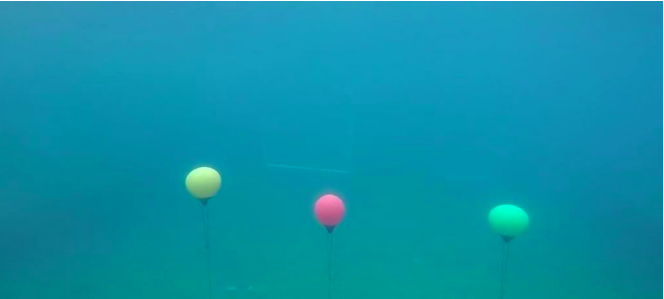
#> input picture task 1.jpg, 664 x 299 px, given in place of the camera
$ jupyter execute --allow-errors vedio.ipynb   (text cells are left out)
#> lines starting #> are read from the running program, lines starting #| are printed output that depends on the picture; after the words box and inside, x2 and y2 are one past the last pixel; in counts of white or black regions, pixels touching at a corner belong together; pictures that were not available may be replaced by others from this repository, and a replacement may not be noted
[cell 1]
import numpy as np
import cv2 as cv

cap = cv.VideoCapture(0)

while(True):
    ret, frame = cap.read()
#> frame is the input picture: shape (299, 664, 3); mean B, G, R 168.7, 145.3, 12
    gray = cv.cvtColor(frame, cv.COLOR_BGR2GRAY)
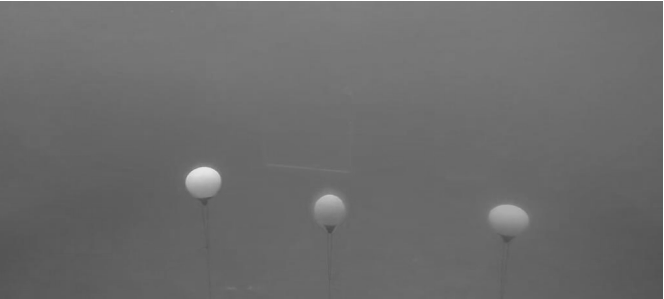
#> gray: shape (299, 664); min 76, max 255, mean 108.1

    cv.imshow('frame',frame)
    if cv.waitKey(1) & 0xFF == ord('q'):
#> (key q is pressed here)
        break

cap.release()
cv.destroyAllWindows()

[cell 2]
import numpy as np
import cv2 as cv
vid = cv.VideoCapture('/home/bhavya/Downloads/College.Romance.18+.S01.2019.1080p.NF.WEB-DL.DD+2.0.x264-Telly//College.Romance.S01E01.Episode.1.1080p.NF.WEB-DL.DD+2.0.x264-Telly.mkv')
while vid.isOpened():
    ret, frame = vid.read()
    if not ret:
        print("Can't receive frame (stream end?). Exiting ...")
        break
    # gray = cv.cvtColor(frame, cv.COLOR_BGR2GRAY)
    cv.imshow('frame', frame)
    if cv.waitKey(1) == ord('q'):
#> (key q is pressed here)
        break
vid.release()
cv.destroyAllWindows()

[cell 3]
import numpy as np
import cv2 as cv
vid = cv.VideoCapture('/home/bhavya/Downloads/College.Romance.18+.S01.2019.1080p.NF.WEB-DL.DD+2.0.x264-Telly//College.Romance.S01E01.Episode.1.1080p.NF.WEB-DL.DD+2.0.x264-Telly.mkv')
while vid.isOpened():
    ret, frame = vid.read()
    cad = cv.resize(frame, (600, 400))
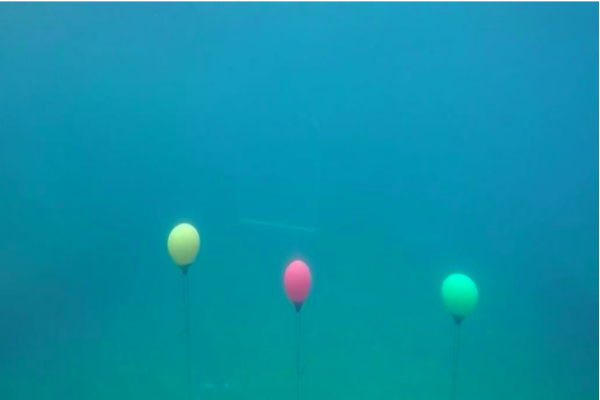
#> cad: shape (400, 600, 3); mean B, G, R 168.7, 145.3, 12
    if not ret:
        print("Can't receive frame (stream end?). Exiting ...")
        break
    # gray = cv.cvtColor(frame, cv.COLOR_BGR2GRAY)
    cv.imshow('frame', cad)
    if cv.waitKey(1) == ord('q'):
#> (key q is pressed here)
        break
vid.release()
cv.destroyAllWindows()

[cell 4]
import numpy as np
import cv2 as cv
cap = cv.VideoCapture(0)
# Define the codec and create VideoWriter object
fourcc = cv.VideoWriter_fourcc(*'XVID')
out = cv.VideoWriter('output.avi', fourcc, 20.0, (640,  480))
while cap.isOpened():
    ret, frame = cap.read()
    if not ret:
        print("Can't receive frame (stream end?). Exiting ...")
        break

    # write the flipped frame
    out.write(frame)
    cv.imshow('frame', frame)
    if cv.waitKey(1) == ord('q'):
#> (key q is pressed here)
        break
# Release

[cell 5]
import cv2 as cv
import numpy as np
cap = cv.VideoCapture(0)
while(1):
    # Take each frame
    _, frame = cap.read()
    # Convert BGR to HSV
    hsv = cv.cvtColor(frame, cv.COLOR_BGR2HSV)
#> hsv: shape (299, 664, 3); mean H, S, V 94.1, 239.1, 169.5
    # define range of blue color in HSV
    lower_blue = np.array([110,50,50])
    upper_blue = np.array([130,255,255])
    # Threshold the HSV image to get only blue colors
    mask = cv.inRange(hsv, lower_blue, upper_blue)
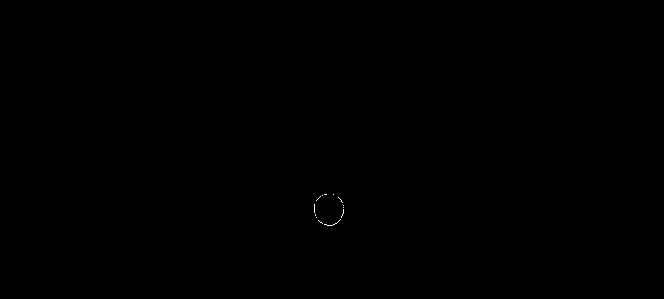
#> mask: shape (299, 664); 0.03% white in thin lines or dots, all inside (x1, y1, x2, y2) = (314, 194, 344, 226)
    # Bitwise-AND mask and original image
    res = cv.bitwise_and(frame,frame, mask= mask)
    cv.imshow('frame',frame)
    cv.imshow('mask',mask)
    cv.imshow('res',res)
    k = cv.waitKey(5) & 0xFF
#> (key q is pressed here)
    if k == 27:
        break
cv.destroyAllWindows()
